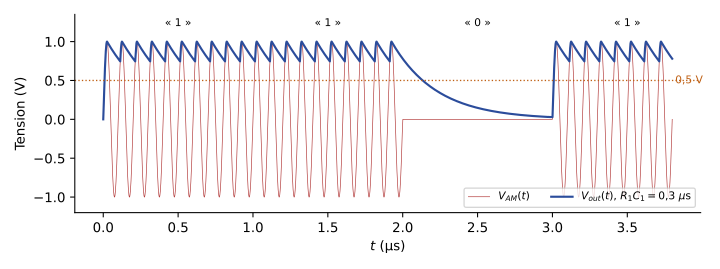

Reproduce this figure in Python.
"""EARF1 ch. 2 — Détecteur d'enveloppe (diode idéale, R1C1) sur le signal OOK du TD 3.
Simulation (Complément) : porteuse 10 MHz, débit 1 Mbit/s, bits 1 1 0 1, tau = R1C1 = 0,3 µs."""
import numpy as np
import matplotlib
matplotlib.use("Agg")
import matplotlib.pyplot as plt
plt.rcParams.update({"font.family": "sans-serif", "font.size": 10, "svg.fonttype": "none"})
ROUGE, BLEU, ORANGE = "#B23A3A", "#2B4C9B", "#BF6014"
fp, D, tau = 10e6, 1e6, 0.3e-6
t = np.linspace(0, 3.8e-6, 40000); dt = t[1] - t[0]
bits = np.array([1, 1, 0, 1])
v = bits[np.minimum((t * D).astype(int), 3)] * np.sin(2 * np.pi * fp * t)
out = np.zeros_like(t)
for i in range(1, len(t)):
    dec = out[i - 1] * np.exp(-dt / tau)      # diode bloquée : décharge de C1 dans R1
    out[i] = max(v[i], dec)                   # diode passante : Vout suit VAM
fig, a = plt.subplots(figsize=(7.5, 2.8))
a.plot(t * 1e6, v, color=ROUGE, lw=0.5, label="$V_{AM}(t)$")
a.plot(t * 1e6, out, color=BLEU, lw=1.6, label="$V_{out}(t)$, $R_1C_1 = 0{,}3\\ \\mu$s")
a.axhline(0.5, color=ORANGE, ls=":", lw=1); a.text(3.82, 0.5, "0,5 V", va="center", fontsize=8, color=ORANGE)
a.set_xlabel("$t$ (µs)"); a.set_ylabel("Tension (V)"); a.set_ylim(-1.2, 1.35)
for k, b in enumerate(bits):
    a.text(k + 0.5, 1.2, f"« {b} »", ha="center", fontsize=8)
a.legend(loc="lower right", fontsize=8, ncol=2); a.spines[["top", "right"]].set_visible(False)
fig.tight_layout(); fig.savefig("02-detecteur-enveloppe.svg")
